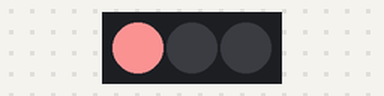
This sketch was run on a simulated Arduino Uno, built with avr-gcc and run on an emulated ATmega328P. Shown: 3 RGB LEDs in strip order, left to right.

Above: at 3.1 s.
At 4.1 s:
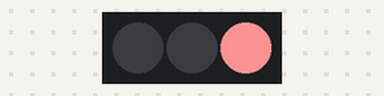
At 5.7 s:
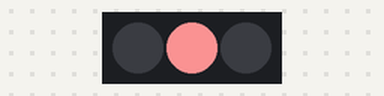
Timing chart, 0 to 6.0 s (numbered marks = the images above):
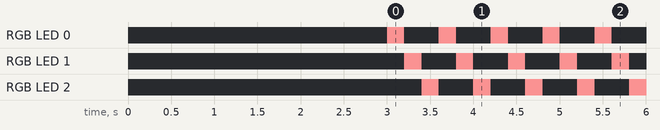

Measured:
- by itself, RGB LED 0–2: alternates RGB(238, 139, 139) for 0.20 s and off for 0.40 s
- by itself, everything shown: repeats every 0.60 s, in 3 steps

The sketch:

fastled.ino
```cpp
#include <FastLED.h>
#define NUM_LEDS 3
#define DATA_PIN 6
CRGB leds[NUM_LEDS];

void setup() {
  delay(3000);
  FastLED.addLeds<NEOPIXEL, DATA_PIN>(leds, NUM_LEDS);

}

void loop() {
 // Turn the first led red for 1 second
          for(int dot = 0; dot < NUM_LEDS; dot++) {
            leds[dot] = 0xEE8B8B;
            FastLED.show();
            // clear this led for the next time around the loop
            leds[dot] = CRGB::Black;
            delay(200);
        }

}
```
